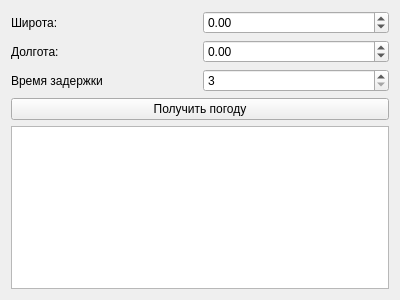
<?xml version="1.0" encoding="UTF-8"?>
<ui version="4.0">
 <class>Form</class>
 <widget class="QWidget" name="Form">
  <property name="geometry">
   <rect>
    <x>0</x>
    <y>0</y>
    <width>400</width>
    <height>300</height>
   </rect>
  </property>
  <property name="windowTitle">
   <string>Form</string>
  </property>
  <layout class="QVBoxLayout" name="verticalLayout">
   <item>
    <layout class="QHBoxLayout" name="horizontalLayout">
     <item>
      <widget class="QLabel" name="labelLatitude">
       <property name="text">
        <string>Широта:</string>
       </property>
      </widget>
     </item>
     <item>
      <widget class="QDoubleSpinBox" name="doubleSpinBoxLatitude">
       <property name="minimum">
        <double>-90.000000000000000</double>
       </property>
       <property name="maximum">
        <double>90.000000000000000</double>
       </property>
      </widget>
     </item>
    </layout>
   </item>
   <item>
    <layout class="QHBoxLayout" name="horizontalLayout_2">
     <item>
      <widget class="QLabel" name="labelLongitude">
       <property name="text">
        <string>Долгота:</string>
       </property>
      </widget>
     </item>
     <item>
      <widget class="QDoubleSpinBox" name="doubleSpinBoxLongitude">
       <property name="minimum">
        <double>-180.000000000000000</double>
       </property>
       <property name="maximum">
        <double>180.000000000000000</double>
       </property>
      </widget>
     </item>
    </layout>
   </item>
   <item>
    <layout class="QHBoxLayout" name="horizontalLayout_3">
     <item>
      <widget class="QLabel" name="labelDelay">
       <property name="text">
        <string>Время задержки</string>
       </property>
      </widget>
     </item>
     <item>
      <widget class="QSpinBox" name="spinBox">
       <property name="minimum">
        <number>3</number>
       </property>
      </widget>
     </item>
    </layout>
   </item>
   <item>
    <widget class="QPushButton" name="pushButton">
     <property name="text">
      <string>Получить погоду</string>
     </property>
    </widget>
   </item>
   <item>
    <widget class="QPlainTextEdit" name="plainTextEdit">
     <property name="readOnly">
      <bool>true</bool>
     </property>
    </widget>
   </item>
  </layout>
 </widget>
 <resources/>
 <connections/>
</ui>
